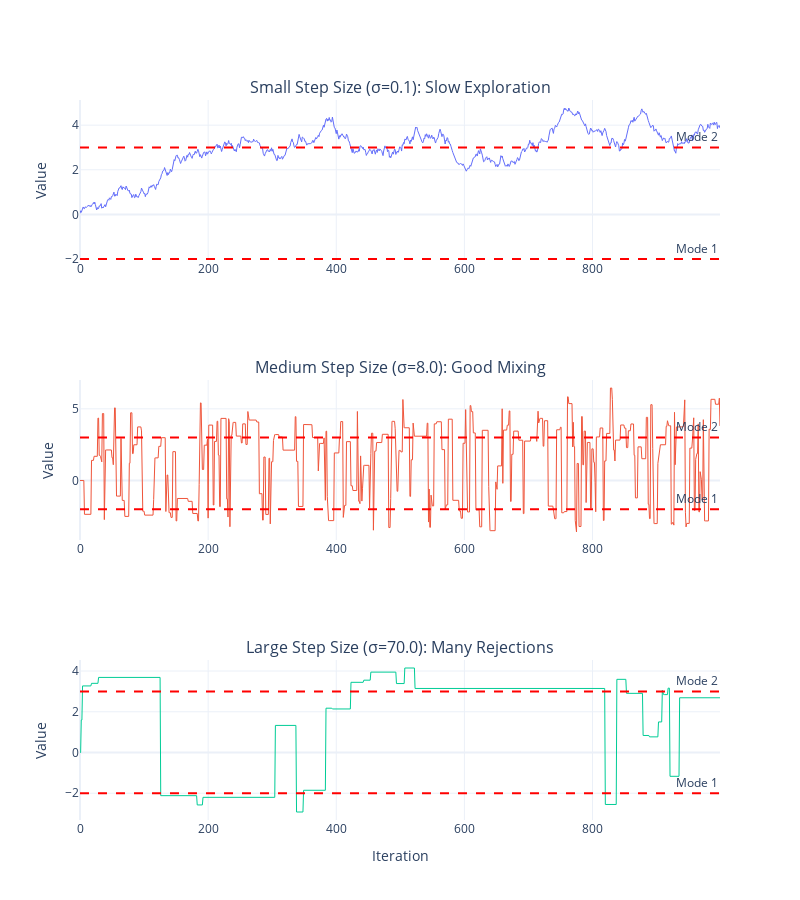

Write notebook code for a chart like this one.
### Markdown cell above
### Visualizing MCMC Behavior

To better understand how different step sizes affect the sampler's behavior, let's look at trace plots that show the evolution of the chain over time:

### Code cell
# Generate shorter chains for visualization
n_steps = 1000

fig = make_subplots(rows=3, cols=1, 
                    subplot_titles=['Small Step Size (σ=0.1): Slow Exploration', 
                                   'Medium Step Size (σ=8.0): Good Mixing', 
                                   'Large Step Size (σ=70.0): Many Rejections'])

for i, step_size in enumerate(step_sizes, 1):
    # Generate samples
    sampler = random_walk_metropolis(target_pdf, step_size)
    trace = []
    for _ in range(n_steps):
        sample, _ = next(sampler)
        trace.append(sample)
    
    # Add trace plot
    fig.add_trace(
        go.Scatter(
            y=trace,
            mode='lines',
            line=dict(width=1),
            name=f"σ={step_size}",
            showlegend=False
        ),
        row=i, col=1
    )
    
    # Add horizontal lines at the modes
    fig.add_hline(y=-2, line_dash="dash", line_color="red", 
                  row=i, col=1, annotation_text="Mode 1")
    fig.add_hline(y=3, line_dash="dash", line_color="red", 
                  row=i, col=1, annotation_text="Mode 2")

fig.update_layout(height=900, width=800, showlegend=False)
fig.update_xaxes(title_text="Iteration", row=3, col=1)
fig.update_yaxes(title_text="Value")
fig.show()

### Figure 1 — Plotly figure (JSON) as saved in the notebook; plotly's stock layout.template omitted (floating-point values rounded to 4 significant figures; data arrays with more than 128 entries replaced by an {"elided": "..."} marker saying what was removed)
{"data": [{"line": {"width": 1}, "mode": "lines", "name": "σ=0.1", "showlegend": false, "type": "scatter", "xaxis": "x", "y": {"elided": "1000 float values"}, "yaxis": "y"}, {"line": {"width": 1}, "mode": "lines", "name": "σ=8.0", "showlegend": false, "type": "scatter", "xaxis": "x2", "y": {"elided": "1000 float values"}, "yaxis": "y2"}, {"line": {"width": 1}, "mode": "lines", "name": "σ=70.0", "showlegend": false, "type": "scatter", "xaxis": "x3", "y": {"elided": "1000 float values"}, "yaxis": "y3"}], "layout": {"annotations": [{"font": {"size": 16}, "showarrow": false, "text": "Small Step Size (σ=0.1): Slow Exploration", "x": 0.5, "xanchor": "center", "xref": "paper", "y": 1, "yanchor": "bottom", "yref": "paper"}, {"font": {"size": 16}, "showarrow": false, "text": "Medium Step Size (σ=8.0): Good Mixing", "x": 0.5, "xanchor": "center", "xref": "paper", "y": 0.6111, "yanchor": "bottom", "yref": "paper"}, {"font": {"size": 16}, "showarrow": false, "text": "Large Step Size (σ=70.0): Many Rejections", "x": 0.5, "xanchor": "center", "xref": "paper", "y": 0.2222, "yanchor": "bottom", "yref": "paper"}, {"showarrow": false, "text": "Mode 1", "x": 1, "xanchor": "right", "xref": "x domain", "y": -2, "yanchor": "bottom", "yref": "y"}, {"showarrow": false, "text": "Mode 2", "x": 1, "xanchor": "right", "xref": "x domain", "y": 3, "yanchor": "bottom", "yref": "y"}, {"showarrow": false, "text": "Mode 1", "x": 1, "xanchor": "right", "xref": "x2 domain", "y": -2, "yanchor": "bottom", "yref": "y2"}, {"showarrow": false, "text": "Mode 2", "x": 1, "xanchor": "right", "xref": "x2 domain", "y": 3, "yanchor": "bottom", "yref": "y2"}, {"showarrow": false, "text": "Mode 1", "x": 1, "xanchor": "right", "xref": "x3 domain", "y": -2, "yanchor": "bottom", "yref": "y3"}, {"showarrow": false, "text": "Mode 2", "x": 1, "xanchor": "right", "xref": "x3 domain", "y": 3, "yanchor": "bottom", "yref": "y3"}], "height": 900, "shapes": [{"line": {"color": "red", "dash": "dash"}, "type": "line", "x0": 0, "x1": 1, "xref": "x domain", "y0": -2, "y1": -2, "yref": "y"}, {"line": {"color": "red", "dash": "dash"}, "type": "line", "x0": 0, "x1": 1, "xref": "x domain", "y0": 3, "y1": 3, "yref": "y"}, {"line": {"color": "red", "dash": "dash"}, "type": "line", "x0": 0, "x1": 1, "xref": "x2 domain", "y0": -2, "y1": -2, "yref": "y2"}, {"line": {"color": "red", "dash": "dash"}, "type": "line", "x0": 0, "x1": 1, "xref": "x2 domain", "y0": 3, "y1": 3, "yref": "y2"}, {"line": {"color": "red", "dash": "dash"}, "type": "line", "x0": 0, "x1": 1, "xref": "x3 domain", "y0": -2, "y1": -2, "yref": "y3"}, {"line": {"color": "red", "dash": "dash"}, "type": "line", "x0": 0, "x1": 1, "xref": "x3 domain", "y0": 3, "y1": 3, "yref": "y3"}], "showlegend": false, "width": 800, "xaxis": {"anchor": "y", "domain": [0, 1]}, "xaxis2": {"anchor": "y2", "domain": [0, 1]}, "xaxis3": {"anchor": "y3", "domain": [0, 1], "title": {"text": "Iteration"}}, "yaxis": {"anchor": "x", "domain": [0.7778, 1], "title": {"text": "Value"}}, "yaxis2": {"anchor": "x2", "domain": [0.3889, 0.6111], "title": {"text": "Value"}}, "yaxis3": {"anchor": "x3", "domain": [0, 0.2222], "title": {"text": "Value"}}}}
